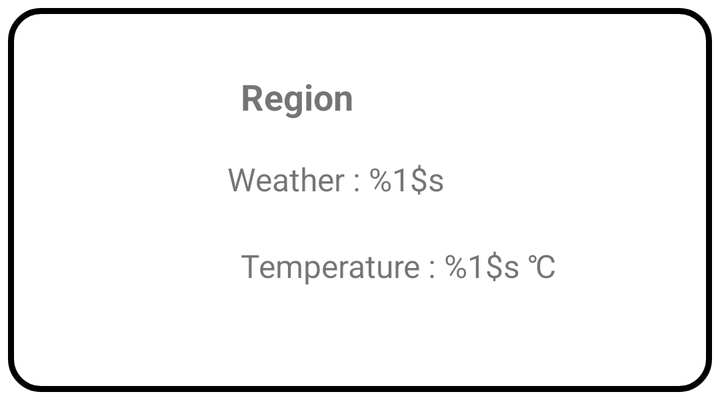
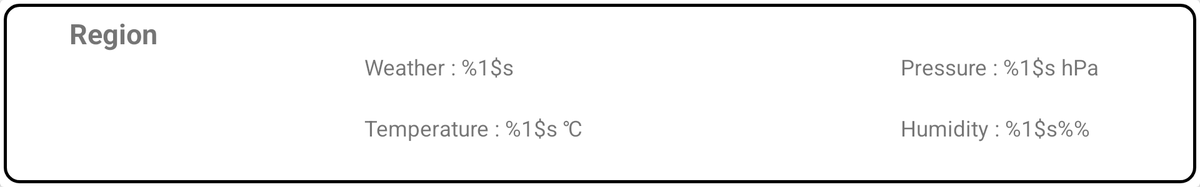

Two renders of one Android screen. The first uses the default layout on a phone; the second uses the alternative layout the repository ships for a different screen configuration, on a matching device. The two XML files are below.
<!-- AndroidManifest.xml: application theme Theme.Cuacajabodetabek -->
<!-- res/layout/recyclerview_item.xml -->
<?xml version="1.0" encoding="utf-8"?>
<FrameLayout xmlns:android=
    "http://schemas.android.com/apk/res/android"
    xmlns:card_view="http://schemas.android.com/apk/res-auto"
    android:orientation="vertical" android:layout_width="match_parent"
    xmlns:tools="http://schemas.android.com/tools"
    android:layout_height="wrap_content">

    <androidx.cardview.widget.CardView
        android:id="@+id/card_view"
        android:layout_gravity="center"
        android:layout_width="match_parent"
        android:layout_height="200dp"
        card_view:cardCornerRadius="4dp"
        card_view:contentPadding="4dp">

        <androidx.constraintlayout.widget.ConstraintLayout
            android:layout_width="match_parent"
            android:layout_height="match_parent"
            android:background="@drawable/cardview_body">

            <ImageView
                android:id="@+id/imageView"
                android:layout_width="wrap_content"
                android:layout_height="wrap_content"
                card_view:layout_constraintBottom_toBottomOf="parent"
                card_view:layout_constraintEnd_toEndOf="parent"
                card_view:layout_constraintHorizontal_bias="0.030"
                card_view:layout_constraintStart_toStartOf="parent"
                card_view:layout_constraintTop_toTopOf="parent"
                tools:srcCompat="@tools:sample/avatars" />

            <TextView
                android:id="@+id/textTemperatur"
                android:layout_width="164dp"
                android:layout_height="33dp"
                android:textSize="16sp"
                card_view:layout_constraintBottom_toBottomOf="parent"
                card_view:layout_constraintEnd_toEndOf="parent"
                card_view:layout_constraintHorizontal_bias="0.619"
                card_view:layout_constraintStart_toStartOf="parent"
                card_view:layout_constraintTop_toTopOf="parent"
                card_view:layout_constraintVertical_bias="0.742"
                tools:text="@string/temperatur_rerate" />

            <TextView
                android:id="@+id/textDaerah"
                android:layout_width="164dp"
                android:layout_height="33dp"
                android:textSize="18sp"
                android:textStyle="bold"
                card_view:layout_constraintBottom_toBottomOf="parent"
                card_view:layout_constraintEnd_toEndOf="parent"
                card_view:layout_constraintHorizontal_bias="0.619"
                card_view:layout_constraintStart_toStartOf="parent"
                card_view:layout_constraintTop_toTopOf="parent"
                card_view:layout_constraintVertical_bias="0.201"
                tools:text="@string/daerah" />

            <TextView
                android:id="@+id/textCuaca"
                android:layout_width="230dp"
                android:layout_height="33dp"
                android:textSize="16sp"
                card_view:layout_constraintBottom_toBottomOf="parent"
                card_view:layout_constraintEnd_toEndOf="parent"
                card_view:layout_constraintHorizontal_bias="0.900"
                card_view:layout_constraintStart_toStartOf="parent"
                card_view:layout_constraintTop_toTopOf="parent"
                card_view:layout_constraintVertical_bias="0.470"
                tools:text="@string/cuaca" />

        </androidx.constraintlayout.widget.ConstraintLayout>
    </androidx.cardview.widget.CardView>
</FrameLayout>
<!-- resources referenced by this layout -->
<resources>
  <!-- drawable cardview_body (drawable) -->
  <?xml version="1.0" encoding="UTF-8"?>
  <shape xmlns:android="http://schemas.android.com/apk/res/android">
      <solid android:color="@color/white"/>
      <stroke android:width="3dip" android:color="@color/black" />
      <corners android:radius="15dip"/>
      <padding android:left="0dip" android:top="0dip" android:right="0dip" android:bottom="0dip" />
  </shape>
  <string name="cuaca">Weather : %1$s</string>
  <string name="daerah">Region</string>
  <string name="temperatur_rerate">Temperature : %1$s \u2103</string>
  <style name="Theme.Cuacajabodetabek" parent="Theme.MaterialComponents.DayNight.DarkActionBar">
          
          <item name="colorPrimary">@color/purple_500</item>
          <item name="colorPrimaryVariant">@color/purple_700</item>
          <item name="colorOnPrimary">@color/white</item>
          
          <item name="colorSecondary">@color/teal_200</item>
          <item name="colorSecondaryVariant">@color/teal_700</item>
          <item name="colorOnSecondary">@color/black</item>
          
          <item name="android:statusBarColor" tools:targetApi="l">?attr/colorPrimaryVariant</item>
          
      </style>
</resources>
<!-- res/layout-xlarge-land/recyclerview_item.xml (the repository's variant of the layout above) -->
<!-- drawn on a large tablet held sideways -->
<?xml version="1.0" encoding="utf-8"?>
<FrameLayout xmlns:android=
    "http://schemas.android.com/apk/res/android"
    xmlns:card_view="http://schemas.android.com/apk/res-auto"
    android:orientation="vertical" android:layout_width="match_parent"
    xmlns:tools="http://schemas.android.com/tools"
    android:layout_height="wrap_content">

    <androidx.cardview.widget.CardView
        android:id="@+id/card_view"
        android:layout_gravity="center"
        android:layout_width="match_parent"
        android:layout_height="200dp"
        card_view:cardCornerRadius="4dp"
        card_view:contentPadding="4dp">

        <androidx.constraintlayout.widget.ConstraintLayout
            android:layout_width="match_parent"
            android:layout_height="match_parent"
            android:background="@drawable/cardview_body">

            <ImageView
                android:id="@+id/imageView"
                android:layout_width="wrap_content"
                android:layout_height="wrap_content"
                card_view:layout_constraintBottom_toBottomOf="parent"
                card_view:layout_constraintEnd_toEndOf="parent"
                card_view:layout_constraintHorizontal_bias="0.045"
                card_view:layout_constraintStart_toStartOf="parent"
                card_view:layout_constraintTop_toTopOf="parent"
                card_view:layout_constraintVertical_bias="0.937"
                tools:srcCompat="@tools:sample/avatars" />

            <TextView
                android:id="@+id/textTemperatur"
                android:layout_width="290dp"
                android:layout_height="36dp"
                android:textSize="23sp"
                card_view:layout_constraintBottom_toBottomOf="parent"
                card_view:layout_constraintEnd_toEndOf="parent"
                card_view:layout_constraintHorizontal_bias="0.392"
                card_view:layout_constraintStart_toStartOf="parent"
                card_view:layout_constraintTop_toTopOf="parent"
                card_view:layout_constraintVertical_bias="0.75"
                tools:text="@string/temperatur_rerate" />

            <TextView
                android:id="@+id/textCuaca"
                android:layout_width="290dp"
                android:layout_height="36dp"
                android:textSize="23sp"
                card_view:layout_constraintBottom_toBottomOf="parent"
                card_view:layout_constraintEnd_toEndOf="parent"
                card_view:layout_constraintHorizontal_bias="0.392"
                card_view:layout_constraintStart_toStartOf="parent"
                card_view:layout_constraintTop_toTopOf="parent"
                card_view:layout_constraintVertical_bias="0.333"
                tools:text="@string/cuaca" />

            <TextView
                android:id="@+id/textDaerah"
                android:layout_width="164dp"
                android:layout_height="40dp"
                android:gravity="center"
                android:textSize="30sp"
                android:textStyle="bold"
                card_view:layout_constraintBottom_toBottomOf="parent"
                card_view:layout_constraintEnd_toEndOf="parent"
                card_view:layout_constraintHorizontal_bias="0.031"
                card_view:layout_constraintStart_toStartOf="parent"
                card_view:layout_constraintTop_toTopOf="parent"
                card_view:layout_constraintVertical_bias="0.076"
                tools:text="@string/daerah" />

            <TextView
                android:id="@+id/textKelembapan"
                android:layout_width="230dp"
                android:layout_height="36dp"
                android:text="@string/kelembapan"
                android:textSize="23sp"
                card_view:layout_constraintBottom_toBottomOf="parent"
                card_view:layout_constraintEnd_toEndOf="parent"
                card_view:layout_constraintHorizontal_bias="0.918"
                card_view:layout_constraintStart_toStartOf="parent"
                card_view:layout_constraintTop_toTopOf="parent"
                card_view:layout_constraintVertical_bias="0.75" />

            <TextView
                android:id="@+id/textTekanan"
                android:layout_width="230dp"
                android:layout_height="36dp"
                android:text="@string/tekanan"
                android:textSize="23sp"
                card_view:layout_constraintBottom_toBottomOf="parent"
                card_view:layout_constraintEnd_toEndOf="parent"
                card_view:layout_constraintHorizontal_bias="0.918"
                card_view:layout_constraintStart_toStartOf="parent"
                card_view:layout_constraintTop_toTopOf="parent"
                card_view:layout_constraintVertical_bias="0.333" />

        </androidx.constraintlayout.widget.ConstraintLayout>
    </androidx.cardview.widget.CardView>
</FrameLayout>
<!-- resources referenced by the variant -->
<!-- as a large tablet held sideways resolves them -->
<resources>
  <!-- drawable cardview_body (drawable) -->
  <?xml version="1.0" encoding="UTF-8"?>
  <shape xmlns:android="http://schemas.android.com/apk/res/android">
      <solid android:color="@color/white"/>
      <stroke android:width="3dip" android:color="@color/black" />
      <corners android:radius="15dip"/>
      <padding android:left="0dip" android:top="0dip" android:right="0dip" android:bottom="0dip" />
  </shape>
  <string name="cuaca">Weather : %1$s</string>
  <string name="daerah">Region</string>
  <string name="kelembapan">Humidity : %1$s\%%</string>
  <string name="tekanan">Pressure : %1$s hPa</string>
  <string name="temperatur_rerate">Temperature : %1$s \u2103</string>
  <style name="Theme.Cuacajabodetabek" parent="Theme.MaterialComponents.DayNight.DarkActionBar">
          
          <item name="colorPrimary">@color/purple_500</item>
          <item name="colorPrimaryVariant">@color/purple_700</item>
          <item name="colorOnPrimary">@color/white</item>
          
          <item name="colorSecondary">@color/teal_200</item>
          <item name="colorSecondaryVariant">@color/teal_700</item>
          <item name="colorOnSecondary">@color/black</item>
          
          <item name="android:statusBarColor" tools:targetApi="l">?attr/colorPrimaryVariant</item>
          
      </style>
</resources>
